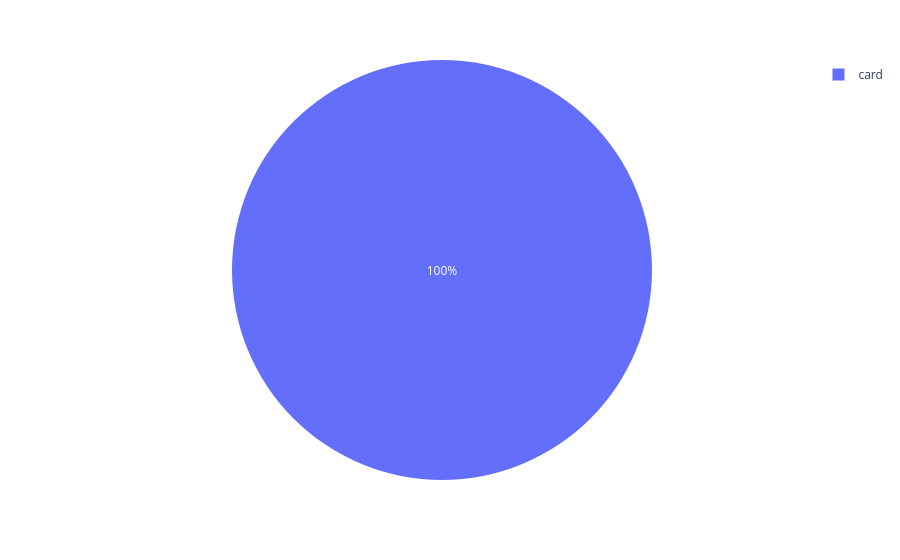

Notebook code for this chart:
### Code cell
# Write your visualization code here
px.pie(data_frame=df,names='cash_type')

### Figure 1 — Plotly figure (JSON) as saved in the notebook; plotly's stock layout.template omitted (floating-point values rounded to 4 significant figures; data arrays with more than 128 entries replaced by an {"elided": "..."} marker saying what was removed)
{"data": [{"domain": {"x": [0, 1], "y": [0, 1]}, "hovertemplate": "cash_type=%{label}<extra></extra>", "labels": {"elided": "3547 str values"}, "legendgroup": "", "name": "", "showlegend": true, "type": "pie"}], "layout": {"legend": {"tracegroupgap": 0}, "margin": {"t": 60}}}
